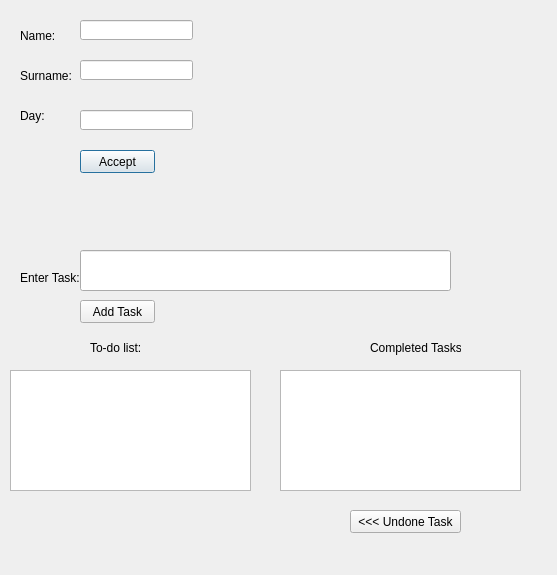
<?xml version="1.0" encoding="UTF-8"?>
<ui version="4.0">
 <class>Dialog</class>
 <widget class="QDialog" name="Dialog">
  <property name="geometry">
   <rect>
    <x>0</x>
    <y>0</y>
    <width>557</width>
    <height>575</height>
   </rect>
  </property>
  <property name="windowTitle">
   <string>Dialog</string>
  </property>
  <widget class="QLabel" name="label">
   <property name="geometry">
    <rect>
     <x>20</x>
     <y>20</y>
     <width>51</width>
     <height>31</height>
    </rect>
   </property>
   <property name="text">
    <string>Name:</string>
   </property>
  </widget>
  <widget class="QLabel" name="label2">
   <property name="geometry">
    <rect>
     <x>20</x>
     <y>60</y>
     <width>51</width>
     <height>31</height>
    </rect>
   </property>
   <property name="text">
    <string>Surname:</string>
   </property>
  </widget>
  <widget class="QLabel" name="label3">
   <property name="geometry">
    <rect>
     <x>20</x>
     <y>100</y>
     <width>51</width>
     <height>31</height>
    </rect>
   </property>
   <property name="text">
    <string>Day:</string>
   </property>
  </widget>
  <widget class="QLineEdit" name="lineEditName">
   <property name="geometry">
    <rect>
     <x>80</x>
     <y>20</y>
     <width>113</width>
     <height>20</height>
    </rect>
   </property>
  </widget>
  <widget class="QLineEdit" name="lineEditSurname">
   <property name="geometry">
    <rect>
     <x>80</x>
     <y>60</y>
     <width>113</width>
     <height>20</height>
    </rect>
   </property>
  </widget>
  <widget class="QLineEdit" name="lineEditDay">
   <property name="geometry">
    <rect>
     <x>80</x>
     <y>110</y>
     <width>113</width>
     <height>20</height>
    </rect>
   </property>
  </widget>
  <widget class="QPushButton" name="pushButtonAccept">
   <property name="geometry">
    <rect>
     <x>80</x>
     <y>150</y>
     <width>75</width>
     <height>23</height>
    </rect>
   </property>
   <property name="text">
    <string>Accept</string>
   </property>
  </widget>
  <widget class="QLabel" name="labelDetails">
   <property name="geometry">
    <rect>
     <x>10</x>
     <y>200</y>
     <width>391</width>
     <height>31</height>
    </rect>
   </property>
   <property name="text">
    <string/>
   </property>
  </widget>
  <widget class="QLabel" name="label_2">
   <property name="geometry">
    <rect>
     <x>20</x>
     <y>270</y>
     <width>61</width>
     <height>16</height>
    </rect>
   </property>
   <property name="text">
    <string>Enter Task:</string>
   </property>
  </widget>
  <widget class="QLineEdit" name="lineEditEnterTask">
   <property name="geometry">
    <rect>
     <x>80</x>
     <y>250</y>
     <width>371</width>
     <height>41</height>
    </rect>
   </property>
  </widget>
  <widget class="QLabel" name="label_3">
   <property name="geometry">
    <rect>
     <x>90</x>
     <y>340</y>
     <width>71</width>
     <height>16</height>
    </rect>
   </property>
   <property name="text">
    <string>To-do list:</string>
   </property>
  </widget>
  <widget class="QListWidget" name="listWidgetToDoList">
   <property name="geometry">
    <rect>
     <x>10</x>
     <y>370</y>
     <width>241</width>
     <height>121</height>
    </rect>
   </property>
  </widget>
  <widget class="QPushButton" name="pushButtonAddTask">
   <property name="geometry">
    <rect>
     <x>80</x>
     <y>300</y>
     <width>75</width>
     <height>23</height>
    </rect>
   </property>
   <property name="text">
    <string>Add Task</string>
   </property>
  </widget>
  <widget class="QListWidget" name="listWidgetCompletedTasks">
   <property name="geometry">
    <rect>
     <x>280</x>
     <y>370</y>
     <width>241</width>
     <height>121</height>
    </rect>
   </property>
  </widget>
  <widget class="QLabel" name="label_4">
   <property name="geometry">
    <rect>
     <x>370</x>
     <y>340</y>
     <width>91</width>
     <height>16</height>
    </rect>
   </property>
   <property name="text">
    <string>Completed Tasks:</string>
   </property>
  </widget>
  <widget class="QPushButton" name="pushButtonDelCompletedTasls">
   <property name="geometry">
    <rect>
     <x>350</x>
     <y>510</y>
     <width>111</width>
     <height>23</height>
    </rect>
   </property>
   <property name="text">
    <string>&lt;&lt;&lt; Undone Task</string>
   </property>
  </widget>
 </widget>
 <resources/>
 <connections/>
</ui>
